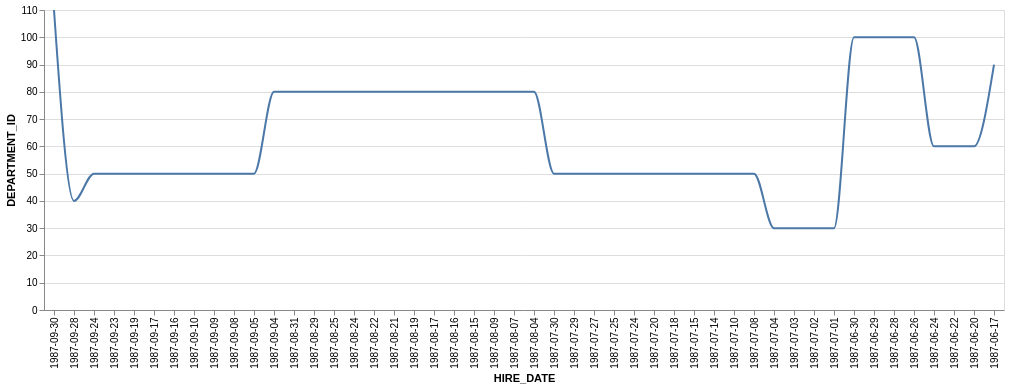

Write a Vega-Lite specification for this figure.
### Vega-Lite specification from a JSON file in a GitHub repository (floating-point values rounded to 4 significant figures)
{"data": {"values": [{"x_data": "1987-09-30", "y_data": 110}, {"x_data": "1987-09-28", "y_data": 40}, {"x_data": "1987-09-24", "y_data": 50}, {"x_data": "1987-09-23", "y_data": 50}, {"x_data": "1987-09-19", "y_data": 50}, {"x_data": "1987-09-17", "y_data": 50}, {"x_data": "1987-09-16", "y_data": 50}, {"x_data": "1987-09-10", "y_data": 50}, {"x_data": "1987-09-09", "y_data": 50}, {"x_data": "1987-09-08", "y_data": 50}, {"x_data": "1987-09-05", "y_data": 50}, {"x_data": "1987-09-04", "y_data": 80}, {"x_data": "1987-08-31", "y_data": 80}, {"x_data": "1987-08-29", "y_data": 80}, {"x_data": "1987-08-25", "y_data": 80}, {"x_data": "1987-08-24", "y_data": 80}, {"x_data": "1987-08-22", "y_data": 80}, {"x_data": "1987-08-21", "y_data": 80}, {"x_data": "1987-08-19", "y_data": 80}, {"x_data": "1987-08-17", "y_data": 80}, {"x_data": "1987-08-16", "y_data": 80}, {"x_data": "1987-08-15", "y_data": 80}, {"x_data": "1987-08-09", "y_data": 80}, {"x_data": "1987-08-07", "y_data": 80}, {"x_data": "1987-08-04", "y_data": 80}, {"x_data": "1987-07-30", "y_data": 50}, {"x_data": "1987-07-29", "y_data": 50}, {"x_data": "1987-07-27", "y_data": 50}, {"x_data": "1987-07-25", "y_data": 50}, {"x_data": "1987-07-24", "y_data": 50}, {"x_data": "1987-07-20", "y_data": 50}, {"x_data": "1987-07-18", "y_data": 50}, {"x_data": "1987-07-15", "y_data": 50}, {"x_data": "1987-07-14", "y_data": 50}, {"x_data": "1987-07-10", "y_data": 50}, {"x_data": "1987-07-08", "y_data": 50}, {"x_data": "1987-07-04", "y_data": 30}, {"x_data": "1987-07-03", "y_data": 30}, {"x_data": "1987-07-02", "y_data": 30}, {"x_data": "1987-07-01", "y_data": 30}, {"x_data": "1987-06-30", "y_data": 100}, {"x_data": "1987-06-29", "y_data": 100}, {"x_data": "1987-06-28", "y_data": 100}, {"x_data": "1987-06-26", "y_data": 100}, {"x_data": "1987-06-24", "y_data": 60}, {"x_data": "1987-06-22", "y_data": 60}, {"x_data": "1987-06-20", "y_data": 60}, {"x_data": "1987-06-17", "y_data": 90}]}, "mark": {"type": "line", "interpolate": "monotone"}, "encoding": {"x": {"field": "x_data", "type": "nominal", "title": "HIRE_DATE", "sort": "descending"}, "y": {"field": "y_data", "type": "quantitative", "title": "DEPARTMENT_ID"}}}
